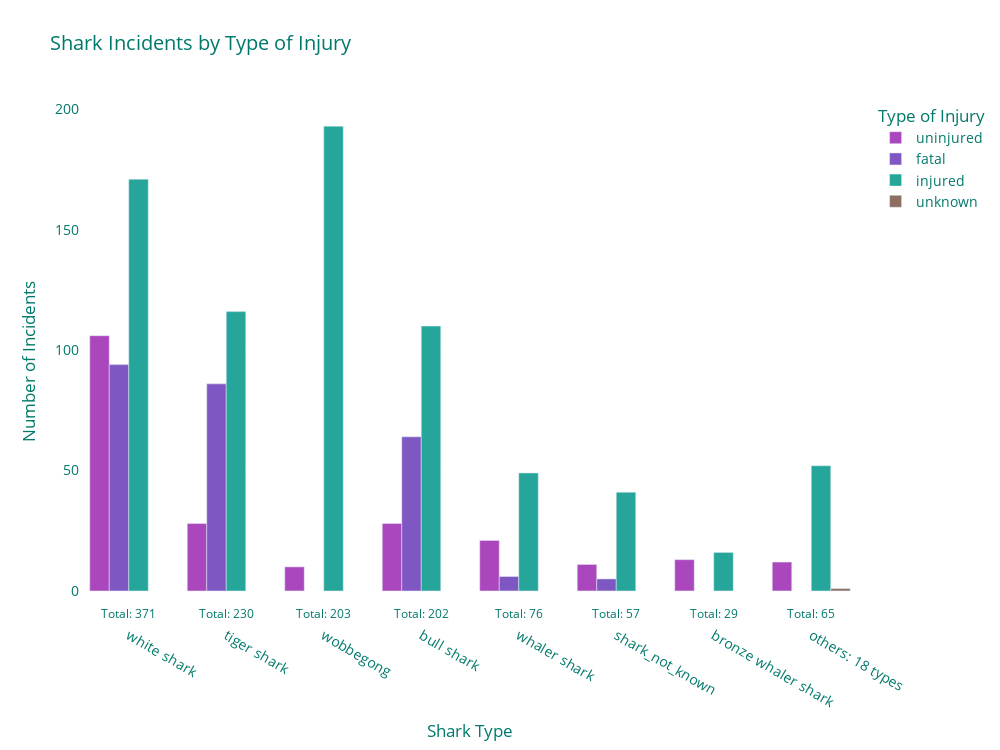

Notebook source saved alongside this figure:
### Code cell
create_incident_by_shark_chart(shark_data)

### Figure 1 — Plotly figure (JSON) as saved in the notebook; plotly's stock layout.template omitted (floating-point values rounded to 4 significant figures)
{"data": [{"alignmentgroup": "True", "hovertemplate": "Type of Injury=uninjured<br>Shark Type=%{x}<br>Number of Incidents=%{y}<extra></extra>", "legendgroup": "uninjured", "marker": {"color": "#ab47bc", "pattern": {"shape": ""}}, "name": "uninjured", "offsetgroup": "uninjured", "orientation": "v", "showlegend": true, "textposition": "none", "type": "bar", "x": ["white shark", "tiger shark", "wobbegong", "bull shark", "whaler shark", "shark_not_known", "bronze whaler shark", "others: 18 types"], "xaxis": "x", "y": [106, 28, 10, 28, 21, 11, 13, 12], "yaxis": "y"}, {"alignmentgroup": "True", "hovertemplate": "Type of Injury=fatal<br>Shark Type=%{x}<br>Number of Incidents=%{y}<extra></extra>", "legendgroup": "fatal", "marker": {"color": "#7e57c2", "pattern": {"shape": ""}}, "name": "fatal", "offsetgroup": "fatal", "orientation": "v", "showlegend": true, "textposition": "none", "type": "bar", "x": ["white shark", "tiger shark", "bull shark", "whaler shark", "shark_not_known"], "xaxis": "x", "y": [94, 86, 64, 6, 5], "yaxis": "y"}, {"alignmentgroup": "True", "hovertemplate": "Type of Injury=injured<br>Shark Type=%{x}<br>Number of Incidents=%{y}<extra></extra>", "legendgroup": "injured", "marker": {"color": "#26a69a", "pattern": {"shape": ""}}, "name": "injured", "offsetgroup": "injured", "orientation": "v", "showlegend": true, "textposition": "none", "type": "bar", "x": ["white shark", "tiger shark", "wobbegong", "bull shark", "whaler shark", "shark_not_known", "bronze whaler shark", "others: 18 types"], "xaxis": "x", "y": [171, 116, 193, 110, 49, 41, 16, 52], "yaxis": "y"}, {"alignmentgroup": "True", "hovertemplate": "Type of Injury=unknown<br>Shark Type=%{x}<br>Number of Incidents=%{y}<extra></extra>", "legendgroup": "unknown", "marker": {"color": "#8d6e63", "pattern": {"shape": ""}}, "name": "unknown", "offsetgroup": "unknown", "orientation": "v", "showlegend": true, "textposition": "none", "type": "bar", "x": ["others: 18 types"], "xaxis": "x", "y": [1], "yaxis": "y"}], "layout": {"annotations": [{"font": {"color": "#00796b", "size": 12}, "showarrow": false, "text": "Total: 29", "x": "bronze whaler shark", "xanchor": "center", "y": -5, "yanchor": "top"}, {"font": {"color": "#00796b", "size": 12}, "showarrow": false, "text": "Total: 202", "x": "bull shark", "xanchor": "center", "y": -5, "yanchor": "top"}, {"font": {"color": "#00796b", "size": 12}, "showarrow": false, "text": "Total: 65", "x": "others: 18 types", "xanchor": "center", "y": -5, "yanchor": "top"}, {"font": {"color": "#00796b", "size": 12}, "showarrow": false, "text": "Total: 57", "x": "shark_not_known", "xanchor": "center", "y": -5, "yanchor": "top"}, {"font": {"color": "#00796b", "size": 12}, "showarrow": false, "text": "Total: 230", "x": "tiger shark", "xanchor": "center", "y": -5, "yanchor": "top"}, {"font": {"color": "#00796b", "size": 12}, "showarrow": false, "text": "Total: 76", "x": "whaler shark", "xanchor": "center", "y": -5, "yanchor": "top"}, {"font": {"color": "#00796b", "size": 12}, "showarrow": false, "text": "Total: 371", "x": "white shark", "xanchor": "center", "y": -5, "yanchor": "top"}, {"font": {"color": "#00796b", "size": 12}, "showarrow": false, "text": "Total: 203", "x": "wobbegong", "xanchor": "center", "y": -5, "yanchor": "top"}], "barmode": "group", "font": {"color": "#00796b", "size": 14}, "height": 750, "legend": {"title": {"text": "Type of Injury"}, "tracegroupgap": 0}, "paper_bgcolor": "rgba(0,0,0,0)", "plot_bgcolor": "rgba(0,0,0,0)", "showlegend": true, "title": {"text": "Shark Incidents by Type of Injury"}, "width": 1000, "xaxis": {"anchor": "y", "domain": [0, 1], "title": {"text": "Shark Type"}}, "yaxis": {"anchor": "x", "domain": [0, 1], "title": {"text": "Number of Incidents"}}}}
